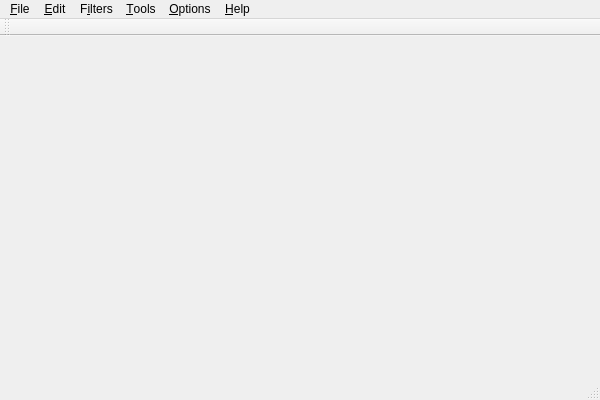
<?xml version="1.0" encoding="UTF-8"?>
<ui version="4.0">
 <class>imgprocClass</class>
 <widget class="QMainWindow" name="imgprocClass">
  <property name="geometry">
   <rect>
    <x>0</x>
    <y>0</y>
    <width>600</width>
    <height>400</height>
   </rect>
  </property>
  <property name="windowTitle">
   <string>imgproc</string>
  </property>
  <widget class="QWidget" name="centralWidget">
   <widget class="QLabel" name="imageLabel">
    <property name="geometry">
     <rect>
      <x>160</x>
      <y>150</y>
      <width>46</width>
      <height>13</height>
     </rect>
    </property>
    <property name="sizePolicy">
     <sizepolicy hsizetype="Ignored" vsizetype="Ignored">
      <horstretch>0</horstretch>
      <verstretch>0</verstretch>
     </sizepolicy>
    </property>
    <property name="text">
     <string/>
    </property>
    <property name="alignment">
     <set>Qt::AlignCenter</set>
    </property>
   </widget>
  </widget>
  <widget class="QMenuBar" name="menuBar">
   <property name="geometry">
    <rect>
     <x>0</x>
     <y>0</y>
     <width>600</width>
     <height>21</height>
    </rect>
   </property>
   <widget class="QMenu" name="menuFile">
    <property name="title">
     <string>&amp;File</string>
    </property>
    <addaction name="actionOpen"/>
    <addaction name="actionSave"/>
    <addaction name="separator"/>
    <addaction name="actionExit"/>
   </widget>
    <widget class="QMenu" name="menu_Filters">
    <property name="title">
     <string>F&amp;ilters</string>
    </property>
    <widget class="QMenu" name="menuBinary">
     <property name="title">
      <string>Binary</string>
     </property>
    </widget>
    <widget class="QMenu" name="menuLinear">
     <property name="title">
      <string>Linear</string>
     </property>
    </widget>
    <addaction name="menuBinary"/>
    <addaction name="menuLinear"/>
   </widget>
   <widget class="QMenu" name="menu_Edit">
    <property name="title">
     <string>&amp;Edit</string>
    </property>
    <addaction name="actionUndo"/>
    <addaction name="actionRedo"/>
   </widget>
   <widget class="QMenu" name="menu_About">
    <property name="title">
     <string>&amp;Help</string>
    </property>
    <addaction name="actionAbout"/>
   </widget>
   <widget class="QMenu" name="menuTools">
    <property name="title">
     <string>&amp;Tools</string>
    </property>
    <addaction name="actionCompare"/>
   </widget>
   <widget class="QMenu" name="menu_Settings">
    <property name="title">
     <string>&amp;Options</string>
    </property>
    <addaction name="actionSettings"/>
   </widget>
   <addaction name="menuFile"/>
   <addaction name="menu_Edit"/>
   <addaction name="menuView"/>
   <addaction name="menu_Filters"/>
   <addaction name="menuTools"/>
   <addaction name="menu_Settings"/>
   <addaction name="menu_About"/>
  </widget>
  <widget class="QToolBar" name="mainToolBar">
   <attribute name="toolBarArea">
    <enum>TopToolBarArea</enum>
   </attribute>
   <attribute name="toolBarBreak">
    <bool>false</bool>
   </attribute>
  </widget>
  <widget class="QStatusBar" name="statusBar"/>
  <action name="actionOpen">
   <property name="text">
    <string>Open</string>
   </property>
   <property name="shortcut">
    <string>Ctrl+O</string>
   </property>
   <property name="autoRepeat">
    <bool>true</bool>
   </property>
  </action>
  <action name="actionSave">
   <property name="text">
    <string>Save</string>
   </property>
   <property name="shortcut">
    <string>Ctrl+S</string>
   </property>
  </action>
  <action name="actionExit">
   <property name="text">
    <string>Exit</string>
   </property>
   <property name="shortcut">
    <string>Ctrl+Q</string>
   </property>
  </action>
  <action name="actionZoom_In">
   <property name="text">
    <string>Zoom In</string>
   </property>
   <property name="shortcut">
    <string>Ctrl+=</string>
   </property>
  </action>
  <action name="actionZoom_Out">
   <property name="text">
    <string>Zoom Out</string>
   </property>
   <property name="shortcut">
    <string>Ctrl+-</string>
   </property>
  </action>
  <action name="actionNormal_size">
   <property name="text">
    <string>Normal size</string>
   </property>
  </action>
  <action name="actionFit_to_window">
   <property name="checkable">
    <bool>true</bool>
   </property>
   <property name="text">
    <string>Fit to window</string>
   </property>
   <property name="shortcut">
    <string>Ctrl+F</string>
   </property>
  </action>
  <action name="actionInversion">
   <property name="text">
    <string>Inversion</string>
   </property>
  </action>
  <action name="actionErosion">
   <property name="text">
    <string>Erosion</string>
   </property>
  </action>
  <action name="actionDilatation">
   <property name="text">
    <string>Dilatation</string>
   </property>
  </action>
  <action name="actionUndo">
   <property name="text">
    <string>Undo</string>
   </property>
   <property name="shortcut">
    <string>Ctrl+Z</string>
   </property>
   <property name="softKeyRole">
    <enum>QAction::NoSoftKey</enum>
   </property>
  </action>
  <action name="actionRedo">
   <property name="text">
    <string>Redo</string>
   </property>
   <property name="shortcut">
    <string>Ctrl+Y</string>
   </property>
  </action>
  <action name="actionAbout">
   <property name="text">
    <string>About</string>
   </property>
  </action>
  <action name="actionCompare">
   <property name="text">
    <string>Compare</string>
   </property>
  </action>
  <action name="actionSettings">
   <property name="text">
    <string>Settings</string>
   </property>
  </action>
 </widget>
 <layoutdefault spacing="6" margin="11"/>
 <resources>
  <include location="imgproc.qrc"/>
 </resources>
 <connections/>
</ui>
